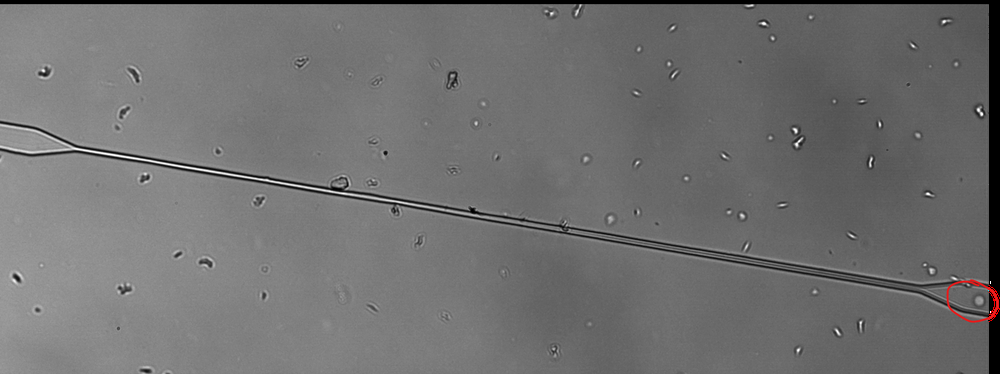
#> input picture image (3).png, 1000 x 374 px, shrunk from 1941 x 725 before the run
$ python -i probe_tube_mask.py   (imports and definitions only)
#> lines starting #> are read from the running program, lines starting #| are printed output that depends on the picture; after the words box and inside, x2 and y2 are one past the last pixel; in counts of white or black regions, pixels touching at a corner belong together
"""Seek one AVI frame and build a tube/lumen mask. Does not scan the full video."""

from __future__ import annotations

import json
from pathlib import Path

import cv2
import numpy as np

ROOT = Path(__file__).resolve().parents[2]
VIDEO = ROOT / "2A002 2_C001H001S0001-001.avi"
EVIDENCE = ROOT / "lab" / "evidence" / "20260916_tube_mask_probe"
STILL_NAME = "probe_still.png"
RNG_SEED = 20260916


# [27 lines left out: functions to_gray, seek_random_frame, not called in this run]


def wall_mask(gray: np.ndarray) -> np.ndarray:
    blur = cv2.GaussianBlur(gray, (5, 5), 0)
    dark = cv2.adaptiveThreshold(
        blur, 255, cv2.ADAPTIVE_THRESH_GAUSSIAN_C, cv2.THRESH_BINARY_INV, 51, 8
    )
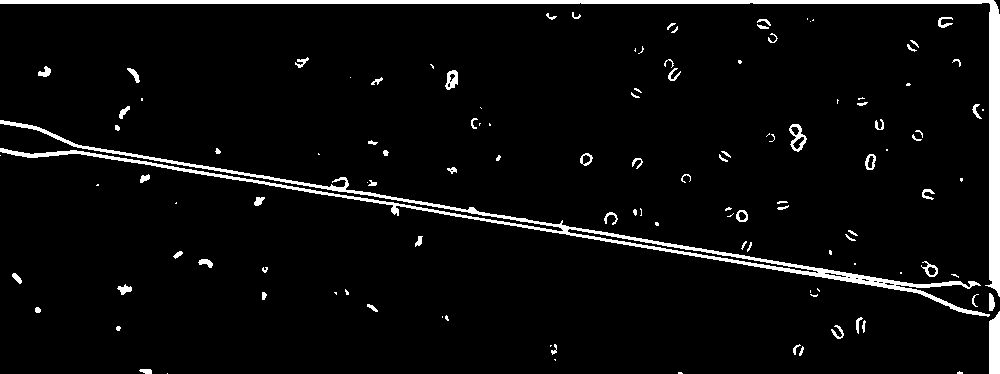
#> dark: shape (374, 1000); 4.9% white; 121 white regions (48 under 20 px), largest, box (x1, y1, x2, y2) and area: (0, 0, 1000, 297) 7090, (0, 120, 990, 317) 6939, (989, 311, 1000, 374) 628
    kernel = cv2.getStructuringElement(cv2.MORPH_ELLIPSE, (3, 3))
    dark = cv2.morphologyEx(dark, cv2.MORPH_OPEN, kernel)
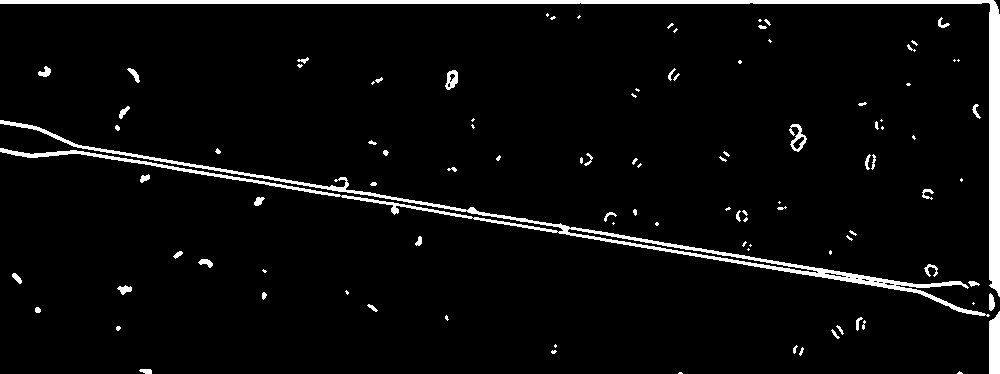
#> dark: shape (374, 1000); 4.7% white; 102 white regions (48 under 20 px), largest, box (x1, y1, x2, y2) and area: (0, 0, 1000, 297) 7084, (0, 120, 990, 317) 6857, (989, 311, 1000, 374) 628
    n_labels, labels, stats, _ = cv2.connectedComponentsWithStats(dark, connectivity=8)
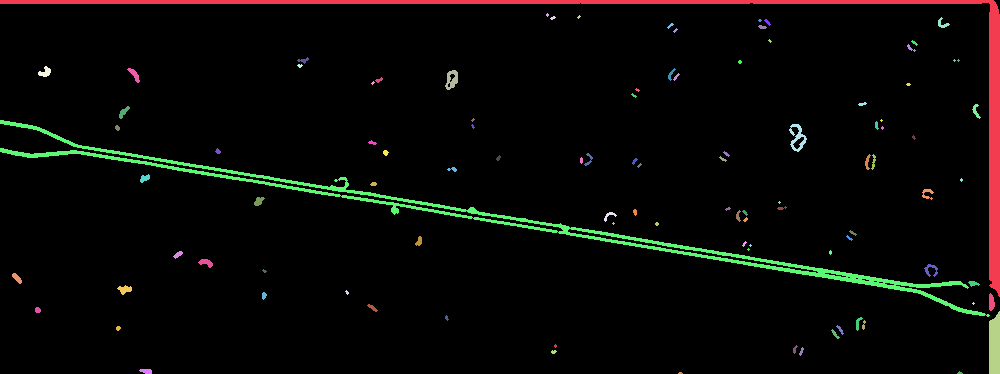
#> labels: shape (374, 1000) int32; 103 distinct labels, from 0 to 102; one colour per label, 0 black
#> n_labels = 103; stats = 103 rows, first 6: [0, 0, 1000, 374, 356548], [0, 0, 1000, 297, 7084], [546, 13, 3, 4, 8], [577, 15, 4, 4, 8], [550, 16, 6, 4, 14], [938, 17, 12, 11, 54]
    keep = np.zeros_like(dark)
    h, w = gray.shape
#> h = 374; w = 1000
    min_area = 0.002 * h * w
#> min_area = 748
    for i in range(1, n_labels):
        area = stats[i, cv2.CC_STAT_AREA]
        bw = stats[i, cv2.CC_STAT_WIDTH]
        bh = stats[i, cv2.CC_STAT_HEIGHT]
        long_side = max(bw, bh)
        short_side = max(1, min(bw, bh))
        if area < min_area:
            continue
        if long_side < 0.35 * w:
            continue
        if long_side / short_side < 3.0 and area < 0.02 * h * w:
            continue
        keep[labels == i] = 255
#> this loop made 102 passes
#> (area, bw, bh, long_side, short_side) on passes 1, 5, 7, 9, 13, 14, 19, 20, 21, 22, 23, 24: (7084, 1000, 297, 1000, 297), (54, 12, 11, 12, 11), (21, 7, 7, 7, 7), (25, 9, 4, 9, 4), (24, 9, 8, 9, 8), (36, 12, 7, 12, 7), (83, 13, 11, 13, 11), (78, 13, 15, 15, 13), (36, 8, 13, 13, 8), (159, 13, 20, 20, 13), (20, 7, 8, 8, 7), (24, 8, 6, 8, 6)
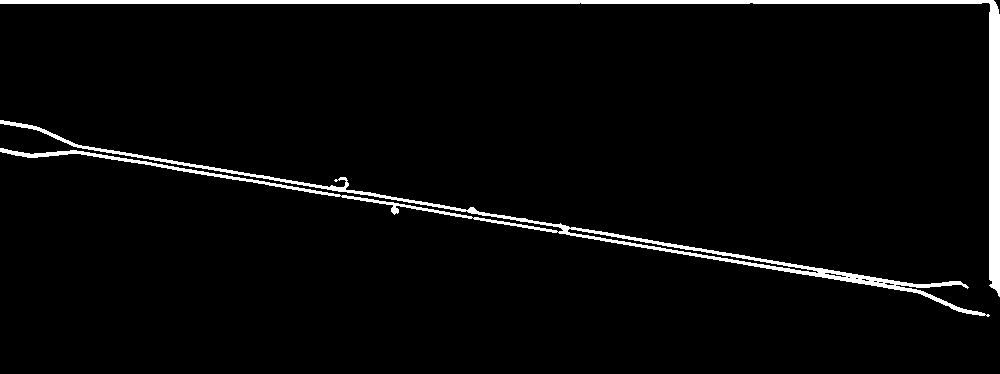
#> keep: shape (374, 1000); 3.7% white; 2 white regions, box (x1, y1, x2, y2) and area: (0, 0, 1000, 297) 7084, (0, 120, 990, 317) 6857
    return keep


# [121 lines left out: functions lumen_from_walls, overlay, main, not called in this run]


# [2 lines not run here, left out]

>>> import cv2
>>> picture = cv2.imread('../../image (3).png', cv2.IMREAD_GRAYSCALE)
>>> result = wall_mask(picture)
